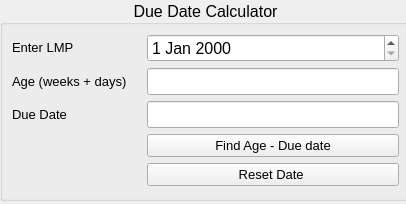
<?xml version="1.0" encoding="UTF-8"?>
<ui version="4.0">
 <class>MainForm</class>
 <widget class="QWidget" name="MainForm">
  <property name="geometry">
   <rect>
    <x>0</x>
    <y>0</y>
    <width>406</width>
    <height>204</height>
   </rect>
  </property>
  <property name="windowTitle">
   <string>Due Date Calulator</string>
  </property>
  <widget class="QGroupBox" name="groupBox">
   <property name="geometry">
    <rect>
     <x>0</x>
     <y>0</y>
     <width>411</width>
     <height>201</height>
    </rect>
   </property>
   <property name="font">
    <font>
     <pointsize>12</pointsize>
    </font>
   </property>
   <property name="title">
    <string>Due Date Calculator</string>
   </property>
   <property name="alignment">
    <set>Qt::AlignmentFlag::AlignCenter</set>
   </property>
   <layout class="QFormLayout" name="formLayout">
    <item row="0" column="0">
     <widget class="QLabel" name="lblLMP">
      <property name="font">
       <font>
        <pointsize>10</pointsize>
       </font>
      </property>
      <property name="text">
       <string>Enter LMP</string>
      </property>
     </widget>
    </item>
    <item row="0" column="1">
     <widget class="QDateEdit" name="dateEdit"/>
    </item>
    <item row="1" column="0">
     <widget class="QLabel" name="lblAge">
      <property name="font">
       <font>
        <pointsize>10</pointsize>
       </font>
      </property>
      <property name="text">
       <string>Age (weeks + days)    </string>
      </property>
     </widget>
    </item>
    <item row="1" column="1">
     <widget class="QLineEdit" name="lnEditAge"/>
    </item>
    <item row="2" column="0">
     <widget class="QLabel" name="lblDueDate">
      <property name="font">
       <font>
        <pointsize>10</pointsize>
       </font>
      </property>
      <property name="text">
       <string>Due Date </string>
      </property>
     </widget>
    </item>
    <item row="2" column="1">
     <widget class="QLineEdit" name="lineDueDate"/>
    </item>
    <item row="4" column="1">
     <widget class="QPushButton" name="btnReset">
      <property name="font">
       <font>
        <pointsize>10</pointsize>
       </font>
      </property>
      <property name="text">
       <string>Reset Date </string>
      </property>
     </widget>
    </item>
    <item row="3" column="1">
     <widget class="QPushButton" name="btnFind">
      <property name="font">
       <font>
        <pointsize>10</pointsize>
       </font>
      </property>
      <property name="text">
       <string>Find Age - Due date</string>
      </property>
     </widget>
    </item>
   </layout>
  </widget>
 </widget>
 <resources/>
 <connections/>
</ui>
